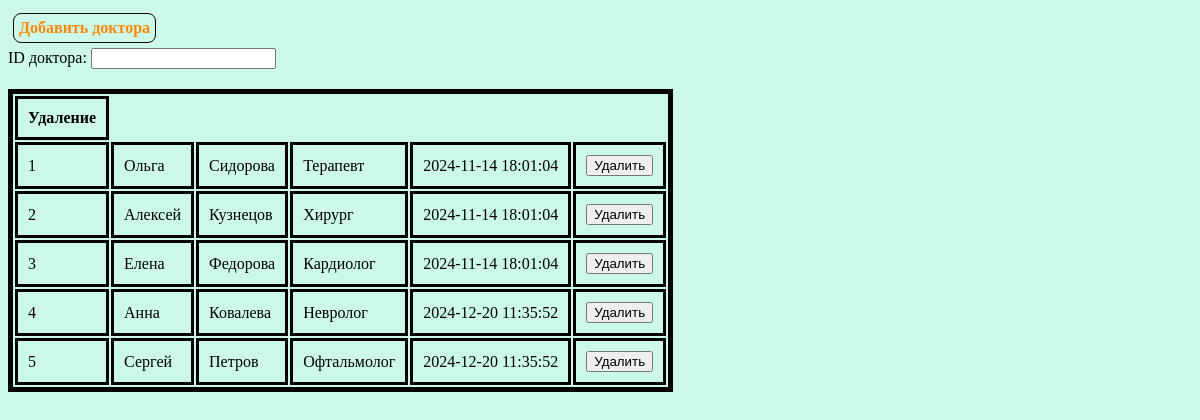
Before: / with the older database file.
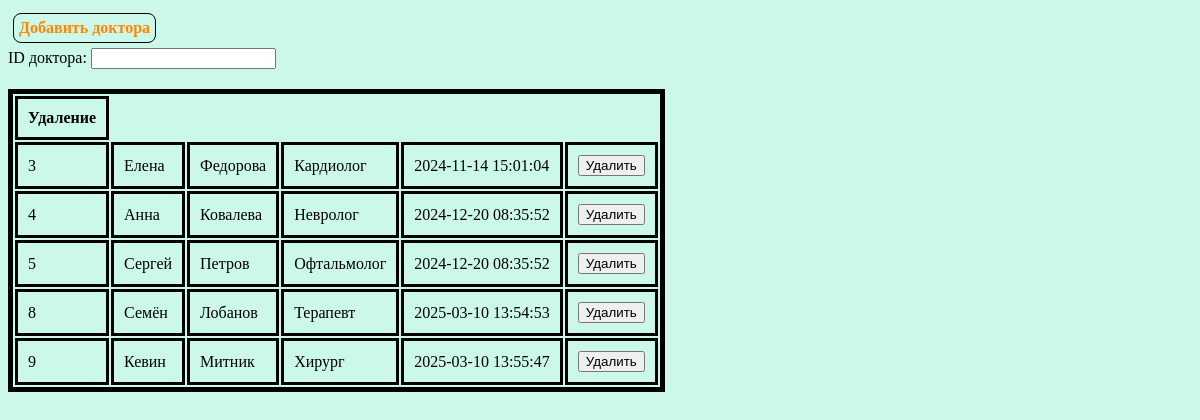
After: the same page with the newer database file.
### tables this page shows
CREATE TABLE `doctors` (
  `doctor_id` int(11) NOT NULL,
  `first_name` varchar(50) NOT NULL,
  `last_name` varchar(50) NOT NULL,
  `specialty` varchar(100) NOT NULL,
  `created_at` timestamp NULL DEFAULT current_timestamp()
);

### model/db_functions.php (called while the page is built, shortened)
<?php
function getAllDoctors($pdo)
{
    try {
        return $pdo->query('SELECT * FROM doctors', PDO::FETCH_ASSOC);
    } catch (PDOException $e) {
        die('Ошибка при извлечение всех докторов из таблицы: ' . $e->getMessage());
    }
}

### index.php (the view, shortened to what this page needs)
<?php
include 'model/db_functions.php';
$doctors = getAllDoctors($pdo);
?>
<!DOCTYPE html>
<html lang="ru">
<head>
    <link rel="stylesheet" href="css/style_output.css">
</head>
<body>
    <div>
        <a href="views/addDoctorForm.html.php">Добавить доктора</a>
    </div>
    <div>
        <form action="" method="post">
            <label for="doctorID">ID доктора:&nbsp;<input type="text" name="doctorID"></label>
        </form>
    </div>
    <div>
        <table class="full_table">
            <thead>
                <th>Удаление</th>
            </thead>
            <tbody>
                <?php foreach ($doctors as $doctor): ?>
                    <tr>
                        <?php foreach ($doctor as $val): ?>
                            <td> <?php echo $val; ?></td>
                        <?php endforeach; ?>
                        <td>
                            <form action="controllers/deleteDoctorByIDController.php" method="post" class="deleteForm">
                                <input class="deleteButton" type="submit" value="Удалить">
                            </form>
                        </td>
                    </tr>
                <?php endforeach; ?>
            </tbody>
        </table>
    </div>
</body>
</html>

Changed rows visible on the page:
removed doctors: doctor_id "1", first_name "Ольга", last_name "Сидорова", specialty "Терапевт", created_at "2024-11-14 18:01:04"
removed doctors: doctor_id "2", first_name "Алексей", last_name "Кузнецов", specialty "Хирург", created_at "2024-11-14 18:01:04"
added doctors: doctor_id "8", first_name "Семён", last_name "Лобанов", specialty "Терапевт", created_at "2025-03-10 13:54:53"
added doctors: doctor_id "9", first_name "Кевин", last_name "Митник", specialty "Хирург", created_at "2025-03-10 13:55:47"
Other visible differences:
new list line: "2024-11-14 15:01:04"
new list line: "2024-12-20 08:35:52"
list line gone: "2024-11-14 18:01:04"
list line gone: "2024-12-20 11:35:52"
